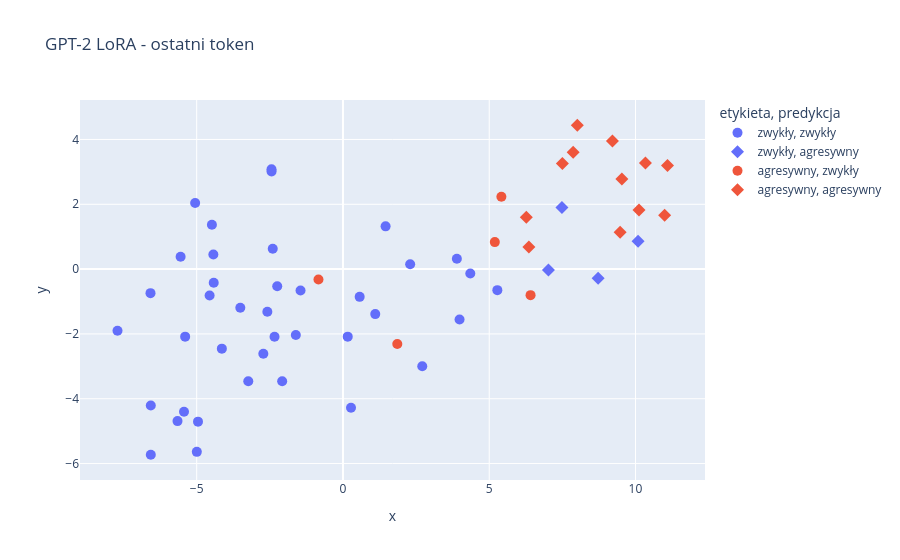

Here is the notebook cell this chart was saved with:
### Markdown cell above
## Przestrzeń wektorowa przykładów testowych (reprezentacja ostatniego tokenu)

### Code cell
emb = embed(seq_model, tok, test_df.text.tolist(), pool="last", suffix=EOS)
plot_space(emb, test_df.label, seq_preds, test_df.text, "GPT-2 LoRA - ostatni token")

### Figure 1 — Plotly figure (JSON) as saved in the notebook; plotly's stock layout.template omitted (floating-point values rounded to 4 significant figures)
{"data": [{"customdata": [["To też jest dobra wiadomość. Racjonalne państwo powinno po prostu korzystać z ty<br>ch okazji, zwłaszcza że Polska potrzebuje dużych inwestycji nie tylko w zbrojeni<br>a, ale także w system energetyczny. Mamy system energetyczny na trytytki. Nie zb<br>udowaliśmy ani jednej elektrowni jądrowej i za chwilę bardzo dużo może nas to po"], ["Drugi obszar projektu to ceny transferowe i informacja TPR. Zmienia się sposób r<br>aportowania. Informacja TPR będzie mogła być podpisywana przez pełnomocnika na p<br>odstawie standardowego pełnomocnictwa UPL-1."], ["Ten projekt daje nadzieję na to, że nauczyciele, ale i dzieci, rodzice przestaną<br> się bać i zastanawiać, czy po następnych wyborach będą w grupie, którą będzie s<br>ię głaskać, czy znowu będzie się na nich pluło jak przez ostatnie lata. Czy znow<br>u szkoła stanie się poligonem politycznym, czy może będą mieli chwilę wytchnieni"], ["Natomiast mam pytanie o Straż Graniczną. W informacji, której udzielił pan minis<br>ter, usłyszeliśmy, że w 2023 r. zostało zatrudnionych 200 nowych strażników gran<br>icznych do ochrony granicy Polski z Białorusią. Tam cały czas sytuacja jest zapa<br>lna. Musimy wzmacniać to terytorium naszego kraju. Zapora robi swoje, ale jest p"], ["Historia uczy realizmu. Bezpieczeństwo opiera się na sile państw i trwałych soju<br>szach, a nie na projektach, które nie mają oparcia w realnej zdolności obronnej.<br> Silna Polska w silnym NATO to nasza racja stanu. Dziękuję bardzo."], ["Prof. Franciszek Marek (dej mu Ponboczku zdrowio, dyć tyn chop — piyrszy z welow<br>anio rektor Łopolskiego Uniwersytetu mo 94 roki): „Jynzyk polski literacki zacz?<br>n sie formować na Śl?nsku. Śl?nsk doł Polsce formy wyższego duchownego życi?. Po<br>lsk? weszła do kultury europejskij bez Śl?nsk."], ["Biuro legislacji czy opinii skutków tej regulacji powiedziało, że jest to oczywi<br>ście korzystne dla przedsiębiorców, ale niekorzystne dla budżetu. Natomiast musi<br>my mieć na uwadze, jakie to będzie generowało długofalowe plusy w postaci tego, <br>że każdy jeden przedsiębiorca, którego teraz uratujemy tym przedłużeniem dobrowo"], ["Pracujemy merytorycznie nad bardzo ważnym elementem systemu wymiaru sprawiedliwo<br>ści. Mianowicie nad nadużywaniem przez sądy tymczasowego aresztowania, nad pozba<br>wianiem osób podejrzanych, osób, które nie są prawomocnie skazane, podstawowych <br>praw: prawa do wolności osobistej, prawa do obrony w procesie, prawa do tego, że"], ["Szanowny Panie Marszałku! Pani Minister! Dotrzymujemy obietnic. Jedną z obietnic<br> było właśnie podwyższenie kwoty wypłacanej przez fundusz alimentacyjny do 1 tys<br>. zł. Ta kwota, która tutaj jest podawana, czyli rekordowe ponad 15 mld zł, i pr<br>awie 300 tys. osób niepłacących tych alimentów naprawdę budzą przerażenie."], ["Jednak to nie zatrzymuje inwestycji Lidla. W tej sytuacji prezydium Parlamentarn<br>ego Zespołu ds. Obrony Gietrzwałdu przygotowało do Lidla sp. z o.o. sp. k. z sie<br>dzibą przy ul. Poznańskiej 48 w Jankowicach pismo, w którym wzywamy Lidla z sied<br>zibą w Jankowicach do przestrzegania zakazu wykonywania prac ziemnych trwale zni"], ["Potrzebujemy nowego programu i nowej strategii w zakresie planowania pomocy i ak<br>tywizacji seniorów. Koalicji 15 października, na którą zagłosowało 11,5 mln ludz<br>i, powierzono tę odpowiedzialność."], ["Dlatego moje pytanie zmierza do tego, czy ministerstwo planuje zmiany w zakresie<br> transparentności informacji o tym, jakie są fundacje rodzinne i kto jest fundat<br>orem, oraz zmiany w zakresie dostępności majątku fundacji rodzinnej dla wierzyci<br>eli fundatorów. Mam też pytanie: Ilu posłów i polityków, którzy tak bardzo dążyl"], ["Przechodząc do tychże kwestii: proszę państwa, wiem, że Komisja Nadzwyczajna w s<br>posób profesjonalny zajmowała się tymi sprawami, kwestią finansowania. Rozumiem <br>też pytania państwa posłów, bo nie wszyscy byli na posiedzeniu komisji, nie wszy<br>scy musieli je oglądać. Były pytania dotyczące spraw przeprocedowanych w komisji"], ["Wprowadzamy kluczową korektę w art. 12 ust. 1b, skreślając wyrazy „włącznie z żą<br>daniem zdjęcia odzieży i obuwia” itd. Ta zmiana ma na celu jednoznaczne odróżnie<br>nie kontroli bezpieczeństwa od kontroli osobistej. Kontrola bezpieczeństwa ma po<br>legać na sprawdzeniu osoby, zawartości odzieży i obuwia oraz przedmiotów za pomo"], ["Dla mnie jako dla posłanki z Krakowa, która widzi też, jak trudna jest realizacj<br>a programu ochrony powietrza w całej Małopolsce, ta zmiana jest kluczowa. Złożę <br>również poprawkę w tym obszarze, która wzmacnia programy ochrony powietrza i rea<br>lizację uchwał antysmogowych, bo tutaj najważniejsza jest konsekwencja i wspiera"], ["Pani posłanka Sibińska pytała o rzemiosło. Na pewno będziemy kontynuowali te kwe<br>stie. Zresztą mamy wsparcie w osobie rzecznika małych i średnich przedsiębiorców<br> i w całym jego urzędzie. Rzemieślnicy są dla nas bardzo ważni. Ta zmiana ustawy<br> i podejścia do rzemieślników była oczekiwana od wielu lat i została wprowadzona"], ["Planowany system ma mieć architekturę podwójnego wykorzystania umożliwiającą świ<br>adczenie usług zarówno na potrzeby wojskowe, jak i na potrzeby wybranych obszaró<br>w administracji państwowej, z zachowaniem pełnej autonomicznej kontroli po stron<br>ie Sił Zbrojnych. Projekt zakłada wykorzystanie satelity umieszczonego na orbici"], ["Nie można unikać prawdy nawet wtedy, gdy może okazać się bolesna. Nie bójmy się <br>prawdy, apeluje o to wielu posłów. Nie zagłuszajmy tej dyskusji emocjami dotyczą<br>cymi innych wydarzeń, bo to nie jest wiarygodna dyskusja, tu nie ma chęci do dys<br>kusji. To tylko udawanie i próba osiągnięcia tego, aby ten projekt został zlekce"], ["Wobec powyższego Klub Parlamentarny Polskie Stronnictwo Ludowe — Trzecia Droga b<br>ędzie głosować za przyjęciem tej uchwały, która jest arcyważna w procesie przywr<br>acania praworządności w Polsce. Dziękuję bardzo."], ["Ale chyba właśnie 5 minut, a nie 3 minuty. To chciałem wyjaśnić. Klub ma 5 minut<br>. W związku z tym prosiłbym liczyć czas od początku."], ["I jedno pytanie, proszę o odpowiedź na piśmie: Co się stanie, jeśli tych 120 mln<br> zarezerwowanych przez ministra nie wystarczy, a w ministerstwie nie będzie oszc<br>zędności? Dziękuję."], ["Niewątpliwie jest to ważna zmiana, która bardzo poprawia transparentność, jasnoś<br>ć i przejrzystość przepisów, a przede wszystkim ułatwia dostęp przedsiębiorcom i<br> weryfikację danych. Pytanie jest takie: Jak często te dane będą aktualizowane i<br> czy będą mogły być w tym systemie wykorzystywane do celów dowodowych?"], ["Dzień dobry. Informuje, że dziś odbędzie się posiedzenie Komisji Śledczej do zba<br>dania legalności, prawidłowości oraz celowości czynności operacyjno-rozpoznawczy<br>ch podejmowanych m.in. z wykorzystaniem oprogramowania Pegasus przez członków Ra<br>dy Ministrów, służby specjalne, Policję, organy kontroli skarbowej oraz celno-sk"], ["Pani Marszałek! Wysoka Izbo! Rzeczywiście trudno uwierzyć w to, że projektowane <br>przepisy są zupełnie bezkosztowe. Dlatego apelowałbym jednak do ministerstwa o c<br>hwilę refleksji, o to, aby sprawdziło, zweryfikowało, jakie są koszty implementa<br>cji nowych rozwiązań. Jak projekt zabezpiecza konstytucyjną zasadę ochrony prawa"], ["Pani Marszałek! Wysoka Izbo! Panie Ministrze! Procedowana ustawa o Krajowej Siec<br>i Kardiologicznej powinna w swoich założeniach pomóc polskim pacjentom kardiolog<br>icznym w skutecznym leczeniu. A czy tak będzie? Czas pokaże, czy wystarczy środk<br>ów finansowych na wdrożenie i skuteczne leczenie. W Polsce zgony, tak jak tutaj "], ["Kolejna sprawa. Tak naprawdę, jeżeli ktoś wcześniej podjął działalność, przed 19<br>88 r., to już był w wieku dorosłym, kiedy kontynuował tę działalność. Tak napraw<br>dę to dotyczyłoby głównie ludzi, którzy podjęli tę działalność gdzieś w okolicac<br>h 1988 r. Tutaj chylę czoła przed też moimi kolegami z Federacji Młodzieży Walcz"], ["Jeśli chodzi o zwolnienia dotyczące wszystkich nagród dla sportowców wypłacanych<br> z budżetu państwa, to jest to kompetencja ministra finansów polskiego rządu. Pr<br>zyjmując je, rzeczywiście złamalibyśmy ogólnie funkcjonującą zasadę, bo dlaczego<br> za wyniki w nauce, sporcie i innych…"], ["Projekt ustawy wprowadza istotne zmiany w zakresie przeciwdziałania wspieraniu a<br>gresji na Ukrainę oraz ochrony bezpieczeństwa narodowego. Jego założenia są zgod<br>ne z interesem państwa, jednak szczególną uwagę należy poświęcić kwestii proporc<br>jonalności i ochrony praw podmiotów gospodarczych. Kluczowe jest, aby wprowadzan"], ["- do Spraw Petycji — godz. 10, - Śledczej do zbadania legalności, prawidłowości <br>oraz celowości czynności operacyjno-rozpoznawczych podejmowanych m.in. z wykorzy<br>staniem oprogramowania Pegasus przez członków Rady Ministrów, służby specjalne, <br>Policję, organy kontroli skarbowej oraz celno-skarbowej, organy powołane do ścig"], ["Jeżeli chodzi o działalność telefonu zaufania, to odnotowano 43 tys. zgłoszeń te<br>lefonicznych. Jest to właśnie sposób, w jaki był prowadzony ten telefon. Przepro<br>wadzono ok. 18 tys. rozmów na czacie."], ["Panie Marszałku! Wysoka Izbo! Projekt, który wyszedł z Sejmu, był już daleko idą<br>cym kompromisem. To było takie minimum praw, praw dla osób żyjących w nieformaln<br>ych związkach. Mimo to prezydent zawetował ustawę. Mówimy tu o blisko 2 mln Pole<br>k i Polaków i o ich podstawowych prawach. Jesteśmy im winni te realne rozwiązani"], ["Temu tzw. lekkiemu podejściu, czyli podejściu w przypadku rady, która będzie mia<br>ła funkcję opiniodawczą, musi towarzyszyć, szanowni państwo, sytuacja, w której <br>ta rada będzie miała pełen dostęp do wszelkich źródeł informacji, analiz, które <br>są produkowane, kolokwialnie rzecz ujmując, przez wszystkie instytucje publiczne"], ["Szanowny Panie Marszałku! Wysoka Izbo! Dziś poświęcę chwilę, by podkreślić wyjąt<br>kowe walory lokalnych jarmarków świątecznych, więc wypowiem się w innym tonie ni<br>ż państwo. To cudowna tradycja, która łączy mieszkańców w świątecznej atmosferze<br>, promując jednocześnie nasze lokalne wyroby, rękodzieło i produkty spożywcze. J"], ["Panie Marszałku! W imieniu mojego klubu parlamentarnego informuję, że z uwagi na<br> propozycje odnośnie do pelletu i planów poprzemy proponowaną ustawę. Liczymy na<br> to, że to dopiero początek zmian na rzecz zielonych miast i miasteczek, mniejsz<br>ych miejscowości, tych do 20 tys. mieszańców, oraz wsi w Polsce i że będzie to z"], ["Nowym rozwiązaniem jest także zobligowanie ministra sprawiedliwości do określeni<br>a, w drodze rozporządzenia, sposobu i trybu przekazywania tych informacji. W cel<br>u zapewnienia skutecznego stosowania przepisów ustawy nadano wojewodom szczególn<br>e uprawnienia kontrolne w zakresie weryfikacji realizacji obowiązków wynikającyc"], ["Szanowny Panie Marszałku! Panie Ministrze! Wysoka Izbo! Szanowni Państwo! W imie<br>niu Klubu Parlamentarnego Polskie Stronnictwo Ludowe — Trzecia Droga przedstawia<br>m stanowisko odnośnie do poselskiego projektu ustawy o zmianie ustawy — Kodeks k<br>arny z druku nr 2210."], ["Zmienia się sposób poboru. Inkaso zastępują płatnicy, którymi z mocy ustawy będą<br> podmioty świadczące usługi zakwaterowania. Płatnikowi przysługuje 10% pobranej <br>opłaty. Stawka opłaty miejscowej nie będzie mogła przekroczyć 5 zł, a opłata uzd<br>rowiskowa 6,86 zł. To dobre rozwiązanie, które pozwoli wielu gminom, w szczególn"], ["Proszę zatem o odpowiedź: Czy działania te realizowane są według tego samego wzo<br>rca w całym kraju? Czy zapasy w formie namiotów, sprzętu, śpiworów, urządzeń grz<br>ewczych są uzupełniane na bieżąco, czy możemy mówić także o wzroście takich zapa<br>sów? Jak wyglądają kanały dystrybucji informacji dotyczących zagrożeń? Jak docie"], ["Mam pytanie do pana posła. Może na dalszym etapie procesu legislacyjnego warto b<br>yłoby rozważyć ujednolicenie kar z art. 199 ust. 4 i art. 200 ust. 1, który równ<br>ież przewiduje karę za obcowanie seksualne z małoletnim, ale ten próg jest znacz<br>nie niższy, czyli nie od 3 do 20 lat, ale od 2 do 15 lat? Proszę o rozważenie ta"]], "hovertemplate": "etykieta=zwykły<br>predykcja=zwykły<br>tekst=%{customdata[0]}<extra></extra>", "legendgroup": "zwykły, zwykły", "marker": {"color": "#636efa", "size": 10, "symbol": "circle"}, "mode": "markers", "name": "zwykły, zwykły", "orientation": "v", "showlegend": true, "type": "scatter", "x": [0.5712, -6.569, 5.278, -1.45, -7.707, 0.1633, -2.339, 0.2754, 3.894, -2.247, -6.579, 2.298, -1.611, -4.956, -4.418, -4.558, -4.996, 3.986, -4.48, 2.711, 1.457, -6.569, -2.441, -2.722, -3.509, 1.104, -3.237, -5.656, -2.443, -5.395, 4.354, -2.078, -5.55, -4.43, -5.434, -5.053, -2.585, -4.14, -2.401], "xaxis": "x", "y": [-0.8564, -5.728, -0.6486, -0.6618, -1.905, -2.084, -2.087, -4.278, 0.3184, -0.5273, -0.7416, 0.1516, -2.035, -4.706, -0.4232, -0.8119, -5.638, -1.555, 1.367, -2.999, 1.32, -4.206, 3.014, -2.61, -1.194, -1.388, -3.46, -4.69, 3.078, -2.084, -0.1338, -3.458, 0.3826, 0.4509, -4.4, 2.039, -1.314, -2.454, 0.6261], "yaxis": "y"}, {"customdata": [["Szacunek dla późniejszych zasług Tadeusza Mazowieckiego nie wymaga milczenia o j<br>ego błędach. Jeżeli mamy pamiętać, pamiętajmy uczciwie. Nie potrzebujemy kolejne<br>go pomnika zbudowanego z przemilczeń, a niestety wszystko wskazuje na to, że to <br>właśnie państwo robicie, przyjmując tę uchwałę. Potrzebujemy prawdy o polskiej h"], ["Pani Marszałek! Wysoka Izbo! Panie Ministrze! Sposób, w jaki ogłosiliście zawies<br>zenie programu, był naprawdę skandaliczny. To podważa zaufanie obywatelek i obyw<br>ateli do państwa polskiego. Rozumiem potrzebę przebudowy programu. Zresztą choci<br>ażby Polski Alarm Smogowy podobno od marca państwa informował, zgłaszał, że są z"], ["Pani Marszałkini! Wysoki Sejmie! Wojna o umysły, wojna psychologiczna wywołana p<br>rzez Rosję jest faktem. Tysiące fałszywych informacji, kłamstw, manipulacji. Cel<br>? Podzielić, wprowadzić chaos, podważyć zaufanie do nauki, podważyć wiarygodność<br> instytucji państwa, zasiać wątpliwości, skłócić Polaków i Unię Europejską, Pola"], ["Panie Marszałku! Wysoka Izbo! W ten poniedziałek Jolanta Żołnierczyk, odważna ka<br>sjerka z Żywca, wygrała w sądzie z wielką międzynarodową korporacją, z Kauflande<br>m. Kaufland bezprawnie zwolnił Jolantę Żołnierczyk za to, że jako działaczka zwi<br>ązkowa i społeczna inspektor pracy rzetelnie wypełniała swoje obowiązki. Kauflan"]], "hovertemplate": "etykieta=zwykły<br>predykcja=agresywny<br>tekst=%{customdata[0]}<extra></extra>", "legendgroup": "zwykły, agresywny", "marker": {"color": "#636efa", "size": 10, "symbol": "diamond"}, "mode": "markers", "name": "zwykły, agresywny", "orientation": "v", "showlegend": true, "type": "scatter", "x": [8.724, 7.024, 10.09, 7.486], "xaxis": "x", "y": [-0.2786, -0.02762, 0.8585, 1.899], "yaxis": "y"}, {"customdata": [["PiS chciał wygaszać Rządowe Centrum Bezpieczeństwa. W projekcie, który był schow<br>any gdzieś tam głęboko w szufladzie w MSWiA, było wygaszenie i zlikwidowanie Rzą<br>dowego Centrum Bezpieczeństwa. A Rządowe Centrum Bezpieczeństwa i służby podległ<br>e odpowiedzialne za ochronę ludności, Państwowa Straż Pożarna i ochotnicze straż"], ["Czasami warto mówić troszkę wolniej. Panie pośle, czasami „wolniej” znaczy „lepi<br>ej” w sensie możliwości zrozumienia tematu i tego, co pan mówi. Zapraszam pana p<br>osła Pawła Bliźniuka, Koalicja Obywatelska."], ["Panie Marszałku! Wysoka Izbo! Chciałabym poinformować Wysoką Izbę, że nie jest p<br>rzestrzegana ustawa o Funduszu rozwoju przewozów autobusowych. W tej ustawie w a<br>rt. 11d w pkt 5 jasno zapisaliśmy kilka lat temu, także państwo z koalicji rządz<br>ącej głosowali za tym rozwiązaniem, że umowa zawierana z tego funduszu jest na c"], ["Dziękuję, panie marszałku. Po 15 października nastroje Polaków znacznie pogorszy<br>ły się. Widzimy to chociażby na opublikowanych kilka godzin temu danych GUS-u. S<br>przedaż detaliczna w listopadzie spadła zarówno rok do roku, jak i miesiąc do mi<br>esiąca. To pokazuje, że Polacy negatywnie oceniają koalicję chaosu, koalicję ana"], ["Szanowny Panie Marszałku! Wysoki Sejmie! 8 miesięcy temu premier Donald Tusk pod<br>pisał z Ukrainą porozumienie o współpracy w dziedzinie bezpieczeństwa. Jednym z <br>najważniejszych fundamentów tego porozumienia miała być współpraca przemysłów ob<br>ronnych — wspólne projekty badawczo-rozwojowe, transfer technologii, produkcja n"]], "hovertemplate": "etykieta=agresywny<br>predykcja=zwykły<br>tekst=%{customdata[0]}<extra></extra>", "legendgroup": "agresywny, zwykły", "marker": {"color": "#EF553B", "size": 10, "symbol": "circle"}, "mode": "markers", "name": "agresywny, zwykły", "orientation": "v", "showlegend": true, "type": "scatter", "x": [5.416, 1.857, 5.192, 6.413, -0.8375], "xaxis": "x", "y": [2.235, -2.313, 0.8325, -0.8029, -0.3205], "yaxis": "y"}, {"customdata": [["A co robi Donad Tusk? Oczywiście musi się meldować w Budapeszcie, musi się witać<br> z Viktorem Orbánem, który w porównaniu z obecną władzą wydaje się naprawdę męże<br>m stanu. Właśnie Viktor Orbán — zaraz po 1 lipca, jak Węgry objęły prezydencję w<br> Unii Europejskiej — powędrował i do Kijowa, i do Moskwy, i do Waszyngtonu, i do"], ["…chciałbym zwrócić uwagę — bo tutaj przed chwilą były wnioski formalne na temat <br>lobbingu, wpływów niemieckich na polski rząd — i chciałbym przypomnieć, że ta pr<br>aktyka jest znana od lat. Wiele lat temu mieliśmy prężnie działające cukrownie, <br>które produkowały cukier, i Unia Europejska nagle magicznie wprowadziła limity p"], ["Nie dziwię się, że pan się denerwuje. Ma pan powody, żeby się denerwować. Ale te<br>raz, szanowni państwo, apeluję do tych, którzy siedzą trochę z tyłu, w dalszych <br>rzędach PiS-u, żebyście tak na chwilę wyłączyli ten partyjny przekaz i odpowiedz<br>ieli sobie na jedno proste pytanie."], ["PiS rękami sędziów Trybunału Konstytucyjnego zerwał kompromis aborcyjny, wyprowa<br>dził tysiące kobiet na ulicę, przyczynił się do piekła kobiet, do śmierci niektó<br>rych z nich. Nigdy więcej. Dzisiejszy projekt zagwarantuje, by się to już nigdy <br>nie powtórzyło, bo sędziów wybierzemy większością kwalifikowaną 2/3 głosów. Dlat"], ["Strach przed modernizacją i nowoczesnością jest typowy dla PiS-u, bo to jest par<br>tia o charakterze anachronicznym. To jest partia mentalnie zakotwiczona w XIX w.<br> To jest partia zakotwiczona w początku XX w. Ta partia nie rozumie XXI w. Nie r<br>ozumie potrzeb obywateli, którzy żyją w sposób bardziej nowoczesny."], ["…. Wtedy gdy będziecie kłamać, gdy będziecie podważać bezpieczeństwo państwa. Ta<br>k, mój język będzie ostry wobec was, bo to, co robicie, jest nieodpowiedzialne. <br>To, co robicie, zagraża polskiemu bezpieczeństwu. Wasza działalność przez 8 lat <br>w Ministerstwie Spraw Wewnętrznych i Administracji to było jedno wielkie zagroże"], ["Kwestia zielonego ładu. Ja tylko przypomnę: zielony ład poparli europosłowie Pla<br>tformy Obywatelskiej i PSL-u. Mało tego, ich szefowa, szefowa Europejskiej Parti<br>i Ludowej, powiedziała, że oni są partią zielonego ładu."], ["To jest schemat wygaszania dużych inwestycji przemysłowych przez rząd Donalda Tu<br>ska pod hasłem „megalomanii” i konieczności zmian w uzgodnionych i gotowych proj<br>ektach. Tyle że w tym przypadku mówimy o zakładzie, który mógł realnie konkurowa<br>ć z Niemcami. Skala ponad 400 tys. t polipropylenu rocznie to wartość, która zmi"], ["Był ten wątek skumulowanej inflacji. Poruszał go pan poseł Grzyb, pan minister t<br>akże. Proszę państwa, skumulowana inflacja — panie ministrze, nie 50, tylko 43, <br>jeżeli już — rzeczywiście jest wysoka. Ale mam nadzieję, że znacie raporty. Skor<br>o nie wierzycie raportom Narodowego Banku Polskiego, to wierzcie chociaż raporto"], ["Panie Marszałku! Apeluję do pana. Dziś po raz kolejny złamał pan zasady. Zawsze <br>było tak, że jeżeli klub poprosił o 15 minut dla klubu, to nawet jak lewica rząd<br>ziła, zawsze było to bez głosowania udzielane. A dzisiaj marszałek Hołownia po r<br>az kolejny złamał zasady, łamie konstytucję."], ["1. Jak można ustanowić rok 2027 Rokiem Nauki, gdy jednocześnie wprowadzacie w sz<br>kołach dietę planetarną? Przez tę ideologiczną decyzję dzieci chodzą głodne, bo <br>obiad im nie wystarcza. To nie jest hołd dla nauki, to nadużywanie jej autorytet<br>u do przepchnięcia decyzji, której skutków dla najmłodszych nikt rzetelnie nie z"], ["Omawiane sprawozdanie Rady Języka Polskiego z wielu względów jest ciekawe. Nasuw<br>a się tutaj mimochodem taka konstatacja, że zarówno ówczesna partia sprawująca w<br>ładzę, czyli Prawo i Sprawiedliwość, jak i cała największa opozycja totalna nicz<br>ym specjalnie się od siebie nie różniły. Śmiem twierdzić, że takie partie jak PO"]], "hovertemplate": "etykieta=agresywny<br>predykcja=agresywny<br>tekst=%{customdata[0]}<extra></extra>", "legendgroup": "agresywny, agresywny", "marker": {"color": "#EF553B", "size": 10, "symbol": "diamond"}, "mode": "markers", "name": "agresywny, agresywny", "orientation": "v", "showlegend": true, "type": "scatter", "x": [9.535, 7.501, 8.011, 10.12, 11.0, 10.34, 11.09, 6.268, 7.87, 9.212, 9.475, 6.357], "xaxis": "x", "y": [2.784, 3.258, 4.439, 1.824, 1.663, 3.275, 3.194, 1.6, 3.609, 3.955, 1.135, 0.6808], "yaxis": "y"}], "layout": {"legend": {"title": {"text": "etykieta, predykcja"}, "tracegroupgap": 0}, "title": {"text": "GPT-2 LoRA - ostatni token"}, "xaxis": {"anchor": "y", "domain": [0.0, 1.0], "title": {"text": "x"}}, "yaxis": {"anchor": "x", "domain": [0.0, 1.0], "title": {"text": "y"}}}}
